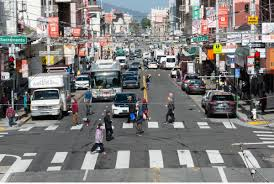
#> input picture traffic4.jpeg, 274 x 184 px, found by its file name
$ jupyter execute final2.ipynb
#> lines starting #> are read from the running program, lines starting #| are printed output that depends on the picture
[cell 1]
import cv2
import numpy as np

[cell 2]
# Load Haar cascades for car and person detection
# Load Haar cascades for car and person detection
car_cascade = cv2.CascadeClassifier('C:\\Users\\DELL\\Desktop\\Traffic\\haarcascade_car.xml')
person_cascade = cv2.CascadeClassifier('C:\\Users\\DELL\\Desktop\\Traffic\\haarcascade_fullbody.xml')

# Check if the Haar cascades are loaded correctly
if car_cascade.empty():
    raise IOError('Failed to load Haar cascade for car detection.')
if person_cascade.empty():
    raise IOError('Failed to load Haar cascade for person detection.')

[cell 3]
# Load the image
image_path = 'C:\\Users\\DELL\\Desktop\\Traffic\\traffic4.jpeg'
image = cv2.imread(image_path)
#> image is the input picture: shape (184, 274, 3); mean B, G, R 122.1, 123.3, 125.3

# Check if the image is loaded correctly
if image is None:
    raise IOError(f"Failed to load image at {image_path}")

gray = cv2.cvtColor(image, cv2.COLOR_BGR2GRAY)
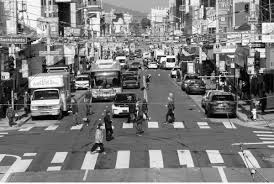
#> gray: shape (184, 274); min 0, max 255, mean 123.7

[cell 4]
# Detect cars
cars = car_cascade.detectMultiScale(gray, scaleFactor=1.1, minNeighbors=5, minSize=(30, 30))
#> cars = ()

for (x, y, w, h) in cars:
    car_img = image[y:y+h, x:x+w]
    hsv = cv2.cvtColor(car_img, cv2.COLOR_BGR2HSV)

    # Define range for red color
    lower_red1 = np.array([0, 100, 100])
    upper_red1 = np.array([10, 255, 255])
    lower_red2 = np.array([160, 100, 100])
    upper_red2 = np.array([180, 255, 255])

    # Define range for blue color
    lower_blue = np.array([100, 100, 100])
    upper_blue = np.array([140, 255, 255])

    mask_red1 = cv2.inRange(hsv, lower_red1, upper_red1)
    mask_red2 = cv2.inRange(hsv, lower_red2, upper_red2)
    mask_red = mask_red1 | mask_red2
    mask_blue = cv2.inRange(hsv, lower_blue, upper_blue)

    if np.sum(mask_red) > np.sum(mask_blue):
        color = 'Red'
    else:
        color = 'Blue'

    # Draw rectangle around the car and label
    color_label = f'Car - {color}'
    cv2.rectangle(image, (x, y), (x+w, y+h), (0, 255, 0), 2)
    cv2.putText(image, color_label, (x, y-10), cv2.FONT_HERSHEY_SIMPLEX, 0.9, (0, 255, 0), 2)
#> this loop made 0 passes

[cell 5]
# Detect people
people = person_cascade.detectMultiScale(gray, 1.1, 1)
#> people = ()
people_count = 0
for (x, y, w, h) in people:
    people_count += 1
    cv2.rectangle(image, (x, y), (x+w, y+h), (255, 0, 0), 2)
#> after the loop, people_count = 0

[cell 6]
#Display the result
cv2.imshow('Detected Objects', image)
cv2.waitKey(0)
cv2.destroyAllWindows()

print(f'Number of people detected: {people_count}')
#| Number of people detected: 0
